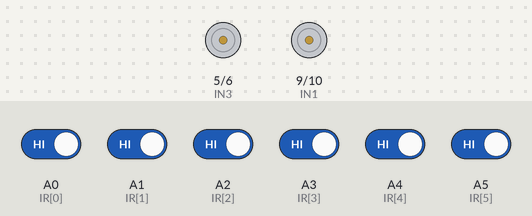
The sketch below on a simulated Arduino Uno, built with avr-gcc and run on an emulated ATmega328P. Shown: motor-driver pin pairs drawn as motors (green arrow = first pin HIGH = forward, orange = second pin HIGH = backward, longer = more drive). Inputs (shaded band) come from the test bench; at power-on: A0 (IR[0]), A1 (IR[1]), A2 (IR[2]), A3 (IR[3]), A4 (IR[4]), A5 (IR[5]) HIGH.

Above: at 1.2 s.
1.3 s: A0 (IR[0]) driven LOW
At 1.7 s:
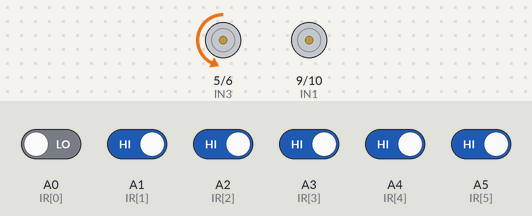
2.8 s: A4 (IR[4]) driven LOW
At 4.0 s:
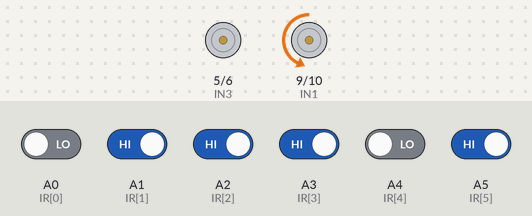
Timing chart, 0 to 5.8 s (numbered marks = the images above; inputs shaded):
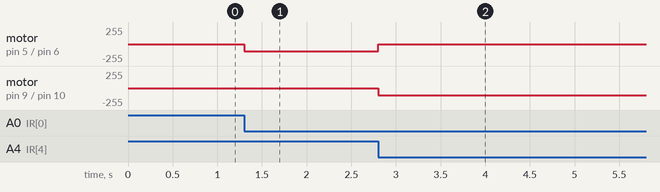

Measured:
- after the input at 1.3 s, motor on pin 5 (IN3) / pin 6 (IN4): stopped → backward 110/255 at once
- after the input at 2.8 s, motor on pin 5 (IN3) / pin 6 (IN4): backward 110/255 → stopped at once; motor on pin 9 (IN1) / pin 10 (IN2): stopped → backward 110/255 at once

The sketch:

LF_and_OA_Robot.ino
```cpp
// C++ code
//
//
const int IN1 = 9;  const int IN2 = 10; // موتور شمال
const int IN3 = 5;  const int IN4 = 6;  // موتور يمين

const int IR[] = {A0, A1, A2, A3, A4, A5};

// --- الإعدادات المتفق عليها ---
int speedLeft = 100;
int speedRight = 75;
int speedTurn = 110;

void setup() {
  pinMode(IN1, OUTPUT); pinMode(IN2, OUTPUT);
  pinMode(IN3, OUTPUT); pinMode(IN4, OUTPUT);
  for(int i=0; i<6; i++) pinMode(IR[i], INPUT);
}

void loop() {
  // قراءة الحساسات
  int s0 = digitalRead(IR[0]); int s1 = digitalRead(IR[1]);
  int s2 = digitalRead(IR[2]); int s3 = digitalRead(IR[3]);
  int s4 = digitalRead(IR[4]); int s5 = digitalRead(IR[5]);

  int active = 0; // القيمة اللي بيقرأها لما يشوف الخط

  // 1. حالة الـ 6 سينسورات (التوقف التام)
  if (s0 == active && s1 == active && s2 == active && s3 == active && s4 == active && s5 == active) {
    stopRobot();
  }

  // 2. أولوية اليمين: لو النص (s2, s3) مع اليمين (s4, s5) قارين -> يلف يمين
  else if ((s2 == active || s3 == active) && (s4 == active || s5 == active)) {
    turnRight();
  }

  // 3. أولوية الشمال: لو النص (s2, s3) مع الشمال (s0, s1) قارين -> يلف شمال
  else if ((s2 == active || s3 == active) && (s0 == active || s1 == active)) {
    turnLeft();
  }

  // 4. للأمام فقط: لو النص بس هو اللي قاري والاطراف لأ
  else if (s2 == active || s3 == active) {
    moveForward();
  }

  // 5. حالات الدوران المنفردة (لو لمس طرف واحد بس)
  else if (s4 == active || s5 == active) {
    turnRight();
  }
  else if (s0 == active || s1 == active) {
    turnLeft();
  }

  // 6. لو مفيش أي حاجة قارية (تاه)
  else {
    stopRobot();
  }
}

// --- الدوال التنفيذية ---
void moveForward() {
  digitalWrite(IN1, LOW); analogWrite(IN2, speedLeft);
  digitalWrite(IN3, LOW); analogWrite(IN4, speedRight);
}

void turnRight() {
  digitalWrite(IN1, LOW); analogWrite(IN2, speedTurn);
  digitalWrite(IN3, LOW); digitalWrite(IN4, LOW);
}

void turnLeft() {
  digitalWrite(IN1, LOW); digitalWrite(IN2, LOW);
  digitalWrite(IN3, LOW); analogWrite(IN4, speedTurn);
}

void stopRobot() {
  digitalWrite(IN1, LOW); digitalWrite(IN2, LOW);
  digitalWrite(IN3, LOW); digitalWrite(IN4, LOW);
}
```
